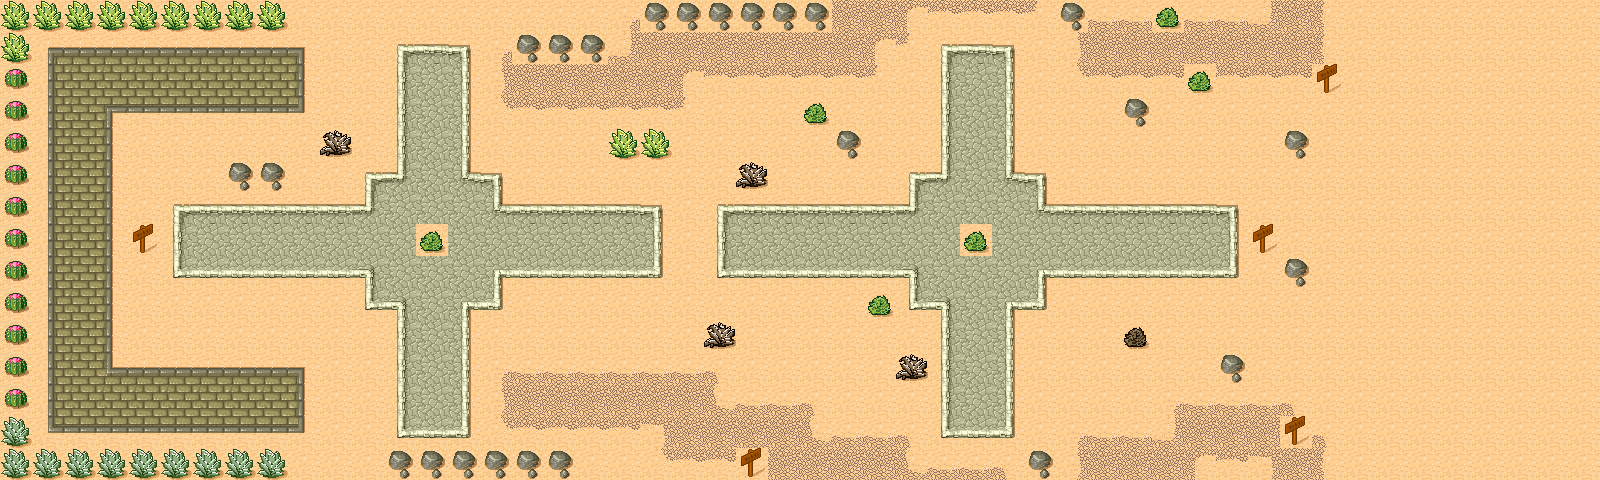

A level layout from a 2D game, rendered from its tile map. Below: a short description, then the map file with its tile-grid data intact:
An orthogonal 50x15 tile map with 32x32 px tiles, 1 tile layer (Tile Layer 1).

<map version="1.0" orientation="orthogonal" renderorder="right-down" width="50" height="15" tilewidth="32" tileheight="32" nextobjectid="1">
 <tileset firstgid="1" name="tmw_desert_spacing" tilewidth="32" tileheight="32" spacing="1" margin="1" tilecount="48" columns="8">
  <image source="tmw_desert_spacing.png" width="265" height="199" />
  <terraintypes>
   <terrain name="Bricks" tile="-1" />
   <terrain name="Rocks" tile="-1" />
   <terrain name="Dirt" tile="-1" />
   <terrain name="Desert" tile="-1" />
  </terraintypes>
  <tile id="0" terrain="3,3,3,0" />
  <tile id="1" terrain="3,3,0,0" />
  <tile id="2" terrain="3,3,0,3" />
  <tile id="3" terrain="2,2,2,3" />
  <tile id="4" terrain="2,2,3,2" />
  <tile id="5" terrain="3,3,3,2" />
  <tile id="6" terrain="3,3,2,2" />
  <tile id="7" terrain="3,3,2,3" />
  <tile id="8" terrain="3,0,3,0" />
  <tile id="9" terrain="0,0,0,0" />
  <tile id="10" terrain="0,3,0,3" />
  <tile id="11" terrain="2,3,2,2" />
  <tile id="12" terrain="3,2,2,2" />
  <tile id="13" terrain="3,2,3,2" />
  <tile id="14" terrain="2,2,2,2" />
  <tile id="15" terrain="2,3,2,3" />
  <tile id="16" terrain="3,0,3,3" />
  <tile id="17" terrain="0,0,3,3" />
  <tile id="18" terrain="0,3,3,3" />
  <tile id="19" terrain="0,0,0,3" />
  <tile id="20" terrain="0,0,3,0" />
  <tile id="21" terrain="3,2,3,3" />
  <tile id="22" terrain="2,2,3,3" />
  <tile id="23" terrain="2,3,3,3" />
  <tile id="24" terrain="3,3,3,1" />
  <tile id="25" terrain="3,3,1,1" />
  <tile id="26" terrain="3,3,1,3" />
  <tile id="27" terrain="0,3,0,0" />
  <tile id="28" terrain="3,0,0,0" />
  <tile id="29" terrain="3,3,3,3" />
  <tile id="32" terrain="3,1,3,1" />
  <tile id="33" terrain="1,1,1,1" />
  <tile id="34" terrain="1,3,1,3" />
  <tile id="35" terrain="1,1,1,3" />
  <tile id="36" terrain="1,1,3,1" />
  <tile id="40" terrain="3,1,3,3" />
  <tile id="41" terrain="1,1,3,3" />
  <tile id="42" terrain="1,3,3,3" />
  <tile id="43" terrain="1,3,1,1" />
  <tile id="44" terrain="3,1,1,1" />
 </tileset>
 <layer name="Tile Layer 1" width="50" height="15">
  <data encoding="csv">
40,40,40,40,40,40,40,40,40,30,30,30,30,30,30,30,30,30,30,6,32,32,32,32,32,32,15,15,4,23,23,23,24,32,7,7,48,7,7,13,15,16,30,30,30,30,30,30,30,30,
40,1,2,2,2,2,2,2,2,3,30,30,25,26,27,6,32,32,32,13,15,15,15,15,15,15,15,4,24,25,26,27,30,14,15,15,15,15,15,15,15,16,30,30,30,30,30,30,30,30,
31,9,10,10,10,10,10,10,10,11,30,30,33,34,35,14,15,15,15,15,15,4,23,23,23,23,23,24,30,33,34,35,30,22,23,23,23,48,23,23,23,46,30,30,30,30,30,30,30,30,
31,9,10,20,18,18,18,18,18,19,30,30,33,34,35,22,23,23,23,23,23,24,30,30,30,48,30,30,30,33,34,35,30,30,30,32,30,30,30,30,30,30,30,30,30,30,30,30,30,30,
31,9,10,11,30,30,30,30,30,30,39,30,33,34,35,30,30,30,30,40,40,30,30,30,30,30,32,30,30,33,34,35,30,30,30,30,30,30,30,30,32,30,30,30,30,30,30,30,30,30,
31,9,10,11,30,30,30,32,32,30,30,25,45,34,44,27,30,30,30,30,30,30,30,39,30,30,30,30,25,45,34,44,27,30,30,30,30,30,30,30,30,30,30,30,30,30,30,30,30,30,
31,9,10,11,30,25,26,26,26,26,26,45,34,34,34,44,26,26,26,26,27,30,25,26,26,26,26,26,45,34,34,34,44,26,26,26,26,26,27,30,30,30,30,30,30,30,30,30,30,30,
31,9,10,11,46,33,34,34,34,34,34,34,34,48,34,34,34,34,34,34,35,30,33,34,34,34,34,34,34,34,48,34,34,34,34,34,34,34,35,46,30,30,30,30,30,30,30,30,30,30,
31,9,10,11,30,41,42,42,42,42,42,37,34,34,34,36,42,42,42,42,43,30,41,42,42,42,42,42,37,34,34,34,36,42,42,42,42,42,43,30,32,30,30,30,30,30,30,30,30,30,
31,9,10,11,30,30,30,30,30,30,30,41,37,34,36,43,30,30,30,30,30,30,30,30,30,30,30,48,41,37,34,36,43,30,30,30,30,30,30,30,30,30,30,30,30,30,30,30,30,30,
31,9,10,11,30,30,30,30,30,30,30,30,33,34,35,30,30,30,30,30,30,30,39,30,30,30,30,30,30,33,34,35,30,30,30,47,30,30,30,30,30,30,30,30,30,30,30,30,30,30,
31,9,10,28,2,2,2,2,2,3,30,30,33,34,35,6,7,7,7,7,7,7,8,30,30,30,30,30,39,33,34,35,30,30,30,30,30,30,32,30,30,30,30,30,30,30,30,30,30,30,
31,9,10,10,10,10,10,10,10,11,30,30,33,34,35,14,15,15,15,15,15,15,12,7,7,8,30,30,30,33,34,35,30,30,30,30,6,7,7,7,8,30,30,30,30,30,30,30,30,30,
38,17,18,18,18,18,18,18,18,19,30,30,41,42,43,22,23,23,23,23,5,15,15,15,15,12,7,7,8,41,42,43,30,6,7,7,13,15,15,15,46,8,30,30,30,30,30,30,30,30,
38,38,38,38,38,38,38,38,38,30,30,30,32,32,32,32,32,32,30,30,22,23,23,46,15,15,15,15,12,7,7,8,32,14,15,15,15,4,23,5,15,16,30,30,30,30,30,30,30,30
</data>
 </layer>
</map>
